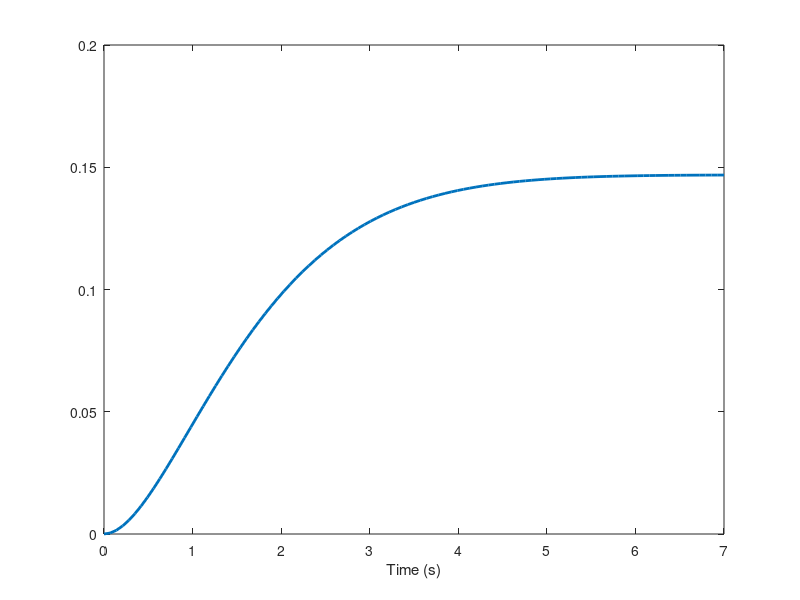

The MATLAB source for this figure: (Note: this script raises an error after producing the figure.)
function FeedbackControl_P5()

%% Part a -- Proportional controller

s = tf('s');

k = .172;

G = k / (s^2 + 2*s + 1 + k);

[y,t] = step(G);
plot(t,y,'LineWidth',2)
xlabel('Time (s)')

%% Part b -- Proportional integral

s = tf('s');

kp = -.568;
ki = .0246;

check1 = ki > 0;
check2 = kp > ((ki-2)/2);

if ~check1
    fprintf('Condition 1 failed\n')
end
if ~check2
    fprintf('Condition 2 failed\n')
end

G = (kp*s + ki) / (s^3 + 2*s^2 + (1+kp)*s + ki);


[y,t] = step(G);
disp(stepinfo(y,t))
plot(t,y,'LineWidth',2)
xlabel('Time (s)')

%% Part c -- Proportional integral derivative control

s = tf('s');

kp = 2003;
ki = 400;
kd = 118;

check1 = ki > 0;
check2 = kd > -2;
check3 = kp > (-kd + ki -2) / (kd + 2);

if ~check1
    fprintf('Condition 1 failed\n')
end
if ~check2
    fprintf('Condition 2 failed\n')
end
if ~check3
    fprintf('Condition 3 failed\n')
end

G = (kp*s + ki + kd*s^2) / (s^3 + (2+kd)*s^2 + (1+kp)*s + ki);


[y,t] = step(G);
disp(stepinfo(y,t))
plot(t,y,'LineWidth',2)
xlabel('Time (s)')

end